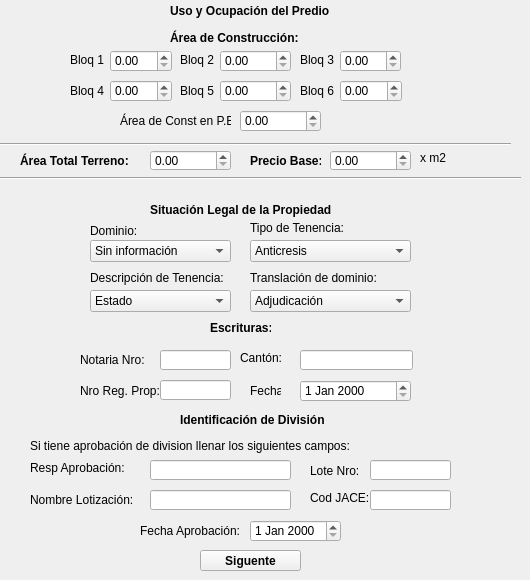
    <widget class="QWidget" name="tab_7">
     <attribute name="title">
      <string>Escr/Infr</string>
     </attribute>
     <widget class="QDoubleSpinBox" name="spnTotalTerreno">
      <property name="geometry">
       <rect>
        <x>150</x>
        <y>150</y>
        <width>81</width>
        <height>21</height>
       </rect>
      </property>
      <property name="maximum">
       <double>999999.000000000000000</double>
      </property>
     </widget>
     <widget class="QLineEdit" name="txtNroNotaria">
      <property name="geometry">
       <rect>
        <x>160</x>
        <y>350</y>
        <width>71</width>
        <height>20</height>
       </rect>
      </property>
      <property name="maxLength">
       <number>45</number>
      </property>
     </widget>
     <widget class="QLabel" name="label_62">
      <property name="geometry">
       <rect>
        <x>80</x>
        <y>380</y>
        <width>81</width>
        <height>21</height>
       </rect>
      </property>
      <property name="font">
       <font>
        <weight>50</weight>
        <bold>false</bold>
       </font>
      </property>
      <property name="text">
       <string>Nro Reg. Prop:</string>
      </property>
     </widget>
     <widget class="QLabel" name="label_49">
      <property name="geometry">
       <rect>
        <x>180</x>
        <y>80</y>
        <width>41</width>
        <height>21</height>
       </rect>
      </property>
      <property name="font">
       <font>
        <weight>50</weight>
        <bold>false</bold>
       </font>
      </property>
      <property name="text">
       <string>Bloq 5</string>
      </property>
     </widget>
     <widget class="QComboBox" name="cboTenencia">
      <property name="geometry">
       <rect>
        <x>250</x>
        <y>240</y>
        <width>161</width>
        <height>22</height>
       </rect>
      </property>
      <item>
       <property name="text">
        <string>Anticresis</string>
       </property>
      </item>
      <item>
       <property name="text">
        <string>Arrendada</string>
       </property>
      </item>
      <item>
       <property name="text">
        <string>Por Servicios</string>
       </property>
      </item>
      <item>
       <property name="text">
        <string>Prestada o Cedida</string>
       </property>
      </item>
      <item>
       <property name="text">
        <string>Propia</string>
       </property>
      </item>
      <item>
       <property name="text">
        <string>Propia y la está pagando</string>
       </property>
      </item>
      <item>
       <property name="text">
        <string>Propia y totalmente pagada</string>
       </property>
      </item>
     </widget>
     <widget class="QLabel" name="label_58">
      <property name="geometry">
       <rect>
        <x>250</x>
        <y>220</y>
        <width>101</width>
        <height>16</height>
       </rect>
      </property>
      <property name="font">
       <font>
        <weight>50</weight>
        <bold>false</bold>
       </font>
      </property>
      <property name="text">
       <string>Tipo de Tenencia:</string>
      </property>
     </widget>
     <widget class="QDateEdit" name="datFecAprob">
      <property name="geometry">
       <rect>
        <x>250</x>
        <y>520</y>
        <width>91</width>
        <height>22</height>
       </rect>
      </property>
     </widget>
     <widget class="QLabel" name="label_60">
      <property name="geometry">
       <rect>
        <x>80</x>
        <y>350</y>
        <width>71</width>
        <height>20</height>
       </rect>
      </property>
      <property name="font">
       <font>
        <weight>50</weight>
        <bold>false</bold>
       </font>
      </property>
      <property name="text">
       <string>Notaria Nro:</string>
      </property>
     </widget>
     <widget class="QLabel" name="label_63">
      <property name="geometry">
       <rect>
        <x>250</x>
        <y>380</y>
        <width>31</width>
        <height>21</height>
       </rect>
      </property>
      <property name="font">
       <font>
        <weight>50</weight>
        <bold>false</bold>
       </font>
      </property>
      <property name="text">
       <string>Fecha:</string>
      </property>
     </widget>
     <widget class="QLabel" name="label_55">
      <property name="geometry">
       <rect>
        <x>90</x>
        <y>220</y>
        <width>51</width>
        <height>21</height>
       </rect>
      </property>
      <property name="font">
       <font>
        <weight>50</weight>
        <bold>false</bold>
       </font>
      </property>
      <property name="text">
       <string>Dominio:</string>
      </property>
     </widget>
     <widget class="QDoubleSpinBox" name="spnBloqUno">
      <property name="geometry">
       <rect>
        <x>110</x>
        <y>50</y>
        <width>62</width>
        <height>22</height>
       </rect>
      </property>
      <property name="maximum">
       <double>999999.000000000000000</double>
      </property>
     </widget>
     <widget class="QLabel" name="label_69">
      <property name="geometry">
       <rect>
        <x>310</x>
        <y>460</y>
        <width>51</width>
        <height>21</height>
       </rect>
      </property>
      <property name="font">
       <font>
        <weight>50</weight>
        <bold>false</bold>
       </font>
      </property>
      <property name="text">
       <string>Lote Nro:</string>
      </property>
     </widget>
     <widget class="QLabel" name="label_59">
      <property name="geometry">
       <rect>
        <x>210</x>
        <y>320</y>
        <width>61</width>
        <height>16</height>
       </rect>
      </property>
      <property name="font">
       <font>
        <weight>75</weight>
        <bold>true</bold>
       </font>
      </property>
      <property name="text">
       <string>Escrituras:</string>
      </property>
     </widget>
     <widget class="QLabel" name="label_45">
      <property name="geometry">
       <rect>
        <x>170</x>
        <y>30</y>
        <width>141</width>
        <height>16</height>
       </rect>
      </property>
      <property name="font">
       <font>
        <weight>75</weight>
        <bold>true</bold>
       </font>
      </property>
      <property name="text">
       <string>Área de Construcción:</string>
      </property>
     </widget>
     <widget class="QComboBox" name="cboDominio">
      <property name="geometry">
       <rect>
        <x>90</x>
        <y>240</y>
        <width>141</width>
        <height>22</height>
       </rect>
      </property>
      <item>
       <property name="text">
        <string>Sin información</string>
       </property>
      </item>
      <item>
       <property name="text">
        <string>Natural</string>
       </property>
      </item>
      <item>
       <property name="text">
        <string>Jurídica Pública</string>
       </property>
      </item>
      <item>
       <property name="text">
        <string>Jurídica Privada</string>
       </property>
      </item>
     </widget>
     <widget class="QDateEdit" name="datFecNotaria">
      <property name="geometry">
       <rect>
        <x>300</x>
        <y>380</y>
        <width>111</width>
        <height>22</height>
       </rect>
      </property>
     </widget>
     <widget class="QLineEdit" name="txtNroLote">
      <property name="geometry">
       <rect>
        <x>370</x>
        <y>460</y>
        <width>81</width>
        <height>20</height>
       </rect>
      </property>
      <property name="maxLength">
       <number>20</number>
      </property>
     </widget>
     <widget class="QLabel" name="label_65">
      <property name="geometry">
       <rect>
        <x>30</x>
        <y>460</y>
        <width>111</width>
        <height>16</height>
       </rect>
      </property>
      <property name="font">
       <font>
        <weight>50</weight>
        <bold>false</bold>
       </font>
      </property>
      <property name="text">
       <string>Resp Aprobación:</string>
      </property>
     </widget>
     <widget class="QComboBox" name="cboTransDominio">
      <property name="geometry">
       <rect>
        <x>250</x>
        <y>290</y>
        <width>161</width>
        <height>22</height>
       </rect>
      </property>
      <item>
       <property name="text">
        <string>Adjudicación</string>
       </property>
      </item>
      <item>
       <property name="text">
        <string>Compra-Venta</string>
       </property>
      </item>
      <item>
       <property name="text">
        <string>Donación</string>
       </property>
      </item>
      <item>
       <property name="text">
        <string>Herencia</string>
       </property>
      </item>
      <item>
       <property name="text">
        <string>Otro</string>
       </property>
      </item>
      <item>
       <property name="text">
        <string>Partición</string>
       </property>
      </item>
      <item>
       <property name="text">
        <string>Permuta</string>
       </property>
      </item>
      <item>
       <property name="text">
        <string>Posesión</string>
       </property>
      </item>
      <item>
       <property name="text">
        <string>Remate</string>
       </property>
      </item>
     </widget>
     <widget class="QLabel" name="label_64">
      <property name="geometry">
       <rect>
        <x>180</x>
        <y>410</y>
        <width>151</width>
        <height>20</height>
       </rect>
      </property>
      <property name="font">
       <font>
        <weight>75</weight>
        <bold>true</bold>
       </font>
      </property>
      <property name="text">
       <string>Identificación de División</string>
      </property>
     </widget>
     <widget class="QDoubleSpinBox" name="spnBloqTres">
      <property name="geometry">
       <rect>
        <x>340</x>
        <y>50</y>
        <width>61</width>
        <height>22</height>
       </rect>
      </property>
      <property name="maximum">
       <double>999999.000000000000000</double>
      </property>
     </widget>
     <widget class="QLineEdit" name="txtCodJace">
      <property name="geometry">
       <rect>
        <x>370</x>
        <y>490</y>
        <width>81</width>
        <height>20</height>
       </rect>
      </property>
     </widget>
     <widget class="QDoubleSpinBox" name="spnBloqCuatro">
      <property name="geometry">
       <rect>
        <x>110</x>
        <y>80</y>
        <width>62</width>
        <height>22</height>
       </rect>
      </property>
      <property name="maximum">
       <double>999999.000000000000000</double>
      </property>
     </widget>
     <widget class="QComboBox" name="cboDescTenencia">
      <property name="geometry">
       <rect>
        <x>90</x>
        <y>290</y>
        <width>141</width>
        <height>22</height>
       </rect>
      </property>
      <item>
       <property name="text">
        <string>Estado</string>
       </property>
      </item>
      <item>
       <property name="text">
        <string>Municipal</string>
       </property>
      </item>
      <item>
       <property name="text">
        <string>C. Provincial</string>
       </property>
      </item>
      <item>
       <property name="text">
        <string>Comuna</string>
       </property>
      </item>
      <item>
       <property name="text">
        <string>Curia</string>
       </property>
      </item>
      <item>
       <property name="text">
        <string>Asociacion</string>
       </property>
      </item>
      <item>
       <property name="text">
        <string>Cooperativa</string>
       </property>
      </item>
      <item>
       <property name="text">
        <string>Compañia</string>
       </property>
      </item>
      <item>
       <property name="text">
        <string>Misiones Religiosas</string>
       </property>
      </item>
      <item>
       <property name="text">
        <string>Particular</string>
       </property>
      </item>
      <item>
       <property name="text">
        <string>Asist. Social</string>
       </property>
      </item>
      <item>
       <property name="text">
        <string>Gob. Extranj</string>
       </property>
      </item>
      <item>
       <property name="text">
        <string>Otros</string>
       </property>
      </item>
     </widget>
     <widget class="QLabel" name="label_54">
      <property name="geometry">
       <rect>
        <x>150</x>
        <y>200</y>
        <width>181</width>
        <height>20</height>
       </rect>
      </property>
      <property name="font">
       <font>
        <weight>75</weight>
        <bold>true</bold>
       </font>
      </property>
      <property name="text">
       <string>Situación Legal de la Propiedad</string>
      </property>
     </widget>
     <widget class="QLabel" name="label_61">
      <property name="geometry">
       <rect>
        <x>240</x>
        <y>350</y>
        <width>41</width>
        <height>16</height>
       </rect>
      </property>
      <property name="font">
       <font>
        <weight>50</weight>
        <bold>false</bold>
       </font>
      </property>
      <property name="text">
       <string>Cantón:</string>
      </property>
     </widget>
     <widget class="QDoubleSpinBox" name="spnBloqDos">
      <property name="geometry">
       <rect>
        <x>220</x>
        <y>50</y>
        <width>71</width>
        <height>22</height>
       </rect>
      </property>
      <property name="maximum">
       <double>999999.000000000000000</double>
      </property>
     </widget>
     <widget class="QLabel" name="label_51">
      <property name="geometry">
       <rect>
        <x>300</x>
        <y>50</y>
        <width>41</width>
        <height>20</height>
       </rect>
      </property>
      <property name="font">
       <font>
        <weight>50</weight>
        <bold>false</bold>
       </font>
      </property>
      <property name="text">
       <string>Bloq 3</string>
      </property>
     </widget>
     <widget class="QDoubleSpinBox" name="spnBloqCinco">
      <property name="geometry">
       <rect>
        <x>220</x>
        <y>80</y>
        <width>71</width>
        <height>22</height>
       </rect>
      </property>
      <property name="maximum">
       <double>999999.000000000000000</double>
      </property>
     </widget>
     <widget class="QLabel" name="label_46">
      <property name="geometry">
       <rect>
        <x>70</x>
        <y>50</y>
        <width>41</width>
        <height>20</height>
       </rect>
      </property>
      <property name="font">
       <font>
        <weight>50</weight>
        <bold>false</bold>
       </font>
      </property>
      <property name="text">
       <string>Bloq 1</string>
      </property>
     </widget>
     <widget class="QLineEdit" name="txtCanNotaria">
      <property name="geometry">
       <rect>
        <x>300</x>
        <y>350</y>
        <width>113</width>
        <height>20</height>
       </rect>
      </property>
      <property name="maxLength">
       <number>45</number>
      </property>
     </widget>
     <widget class="QLabel" name="label_57">
      <property name="geometry">
       <rect>
        <x>250</x>
        <y>270</y>
        <width>141</width>
        <height>16</height>
       </rect>
      </property>
      <property name="font">
       <font>
        <weight>50</weight>
        <bold>false</bold>
       </font>
      </property>
      <property name="text">
       <string>Translación de dominio:</string>
      </property>
     </widget>
     <widget class="QDoubleSpinBox" name="spnBloqSeis">
      <property name="geometry">
       <rect>
        <x>340</x>
        <y>80</y>
        <width>62</width>
        <height>22</height>
       </rect>
      </property>
      <property name="maximum">
       <double>999999.000000000000000</double>
      </property>
     </widget>
     <widget class="QLabel" name="label_47">
      <property name="geometry">
       <rect>
        <x>180</x>
        <y>50</y>
        <width>41</width>
        <height>20</height>
       </rect>
      </property>
      <property name="font">
       <font>
        <weight>50</weight>
        <bold>false</bold>
       </font>
      </property>
      <property name="text">
       <string>Bloq 2</string>
      </property>
     </widget>
     <widget class="QLabel" name="label_66">
      <property name="geometry">
       <rect>
        <x>310</x>
        <y>490</y>
        <width>61</width>
        <height>16</height>
       </rect>
      </property>
      <property name="font">
       <font>
        <weight>50</weight>
        <bold>false</bold>
       </font>
      </property>
      <property name="text">
       <string>Cod JACE:</string>
      </property>
     </widget>
     <widget class="QLabel" name="label_48">
      <property name="geometry">
       <rect>
        <x>70</x>
        <y>80</y>
        <width>41</width>
        <height>21</height>
       </rect>
      </property>
      <property name="font">
       <font>
        <weight>50</weight>
        <bold>false</bold>
       </font>
      </property>
      <property name="text">
       <string>Bloq 4</string>
      </property>
     </widget>
     <widget class="QLineEdit" name="txtResDiv">
      <property name="geometry">
       <rect>
        <x>150</x>
        <y>460</y>
        <width>141</width>
        <height>20</height>
       </rect>
      </property>
      <property name="maxLength">
       <number>45</number>
      </property>
     </widget>
     <widget class="QDoubleSpinBox" name="spnAreaFrente">
      <property name="geometry">
       <rect>
        <x>240</x>
        <y>110</y>
        <width>81</width>
        <height>22</height>
       </rect>
      </property>
      <property name="maximum">
       <double>999999.000000000000000</double>
      </property>
     </widget>
     <widget class="QLabel" name="label_52">
      <property name="geometry">
       <rect>
        <x>20</x>
        <y>150</y>
        <width>111</width>
        <height>21</height>
       </rect>
      </property>
      <property name="font">
       <font>
        <weight>75</weight>
        <bold>true</bold>
       </font>
      </property>
      <property name="text">
       <string>Área Total Terreno:</string>
      </property>
     </widget>
     <widget class="QLabel" name="label_56">
      <property name="geometry">
       <rect>
        <x>90</x>
        <y>270</y>
        <width>141</width>
        <height>16</height>
       </rect>
      </property>
      <property name="font">
       <font>
        <weight>50</weight>
        <bold>false</bold>
       </font>
      </property>
      <property name="text">
       <string>Descripción de Tenencia:</string>
      </property>
     </widget>
     <widget class="QLabel" name="label_68">
      <property name="geometry">
       <rect>
        <x>30</x>
        <y>490</y>
        <width>111</width>
        <height>20</height>
       </rect>
      </property>
      <property name="font">
       <font>
        <weight>50</weight>
        <bold>false</bold>
       </font>
      </property>
      <property name="text">
       <string>Nombre Lotización:</string>
      </property>
     </widget>
     <widget class="QLabel" name="label_53">
      <property name="geometry">
       <rect>
        <x>120</x>
        <y>110</y>
        <width>111</width>
        <height>21</height>
       </rect>
      </property>
      <property name="font">
       <font>
        <weight>50</weight>
        <bold>false</bold>
       </font>
      </property>
      <property name="text">
       <string>Área de Const en P.B</string>
      </property>
     </widget>
     <widget class="QLineEdit" name="txtNomLote">
      <property name="geometry">
       <rect>
        <x>150</x>
        <y>490</y>
        <width>141</width>
        <height>20</height>
       </rect>
      </property>
      <property name="maxLength">
       <number>45</number>
      </property>
     </widget>
     <widget class="QLabel" name="label_70">
      <property name="geometry">
       <rect>
        <x>30</x>
        <y>435</y>
        <width>361</width>
        <height>21</height>
       </rect>
      </property>
      <property name="font">
       <font>
        <weight>50</weight>
        <bold>false</bold>
       </font>
      </property>
      <property name="text">
       <string>Si tiene aprobación de division llenar los siguientes campos:</string>
      </property>
     </widget>
     <widget class="QLabel" name="label_67">
      <property name="geometry">
       <rect>
        <x>140</x>
        <y>520</y>
        <width>111</width>
        <height>21</height>
       </rect>
      </property>
      <property name="font">
       <font>
        <weight>50</weight>
        <bold>false</bold>
       </font>
      </property>
      <property name="text">
       <string>Fecha Aprobación:</string>
      </property>
     </widget>
     <widget class="QLineEdit" name="txtNroRegPro">
      <property name="geometry">
       <rect>
        <x>160</x>
        <y>380</y>
        <width>71</width>
        <height>20</height>
       </rect>
      </property>
      <property name="maxLength">
       <number>45</number>
      </property>
     </widget>
     <widget class="QLabel" name="label_50">
      <property name="geometry">
       <rect>
        <x>300</x>
        <y>80</y>
        <width>41</width>
        <height>21</height>
       </rect>
      </property>
      <property name="font">
       <font>
        <weight>50</weight>
        <bold>false</bold>
       </font>
      </property>
      <property name="text">
       <string>Bloq 6</string>
      </property>
     </widget>
     <widget class="QLabel" name="label_118">
      <property name="geometry">
       <rect>
        <x>170</x>
        <y>0</y>
        <width>161</width>
        <height>21</height>
       </rect>
      </property>
      <property name="font">
       <font>
        <weight>75</weight>
        <bold>true</bold>
       </font>
      </property>
      <property name="text">
       <string>Uso y Ocupación del Predio</string>
      </property>
     </widget>
     <widget class="QPushButton" name="btnSiguiente_3">
      <property name="geometry">
       <rect>
        <x>200</x>
        <y>550</y>
        <width>101</width>
        <height>21</height>
       </rect>
      </property>
      <property name="font">
       <font>
        <weight>75</weight>
        <bold>true</bold>
       </font>
      </property>
      <property name="text">
       <string>Siguente</string>
      </property>
     </widget>
     <widget class="QLabel" name="label_112">
      <property name="geometry">
       <rect>
        <x>250</x>
        <y>150</y>
        <width>71</width>
        <height>21</height>
       </rect>
      </property>
      <property name="font">
       <font>
        <weight>75</weight>
        <bold>true</bold>
       </font>
      </property>
      <property name="text">
       <string>Precio Base:</string>
      </property>
     </widget>
     <widget class="QDoubleSpinBox" name="spnPrecio">
      <property name="geometry">
       <rect>
        <x>330</x>
        <y>150</y>
        <width>81</width>
        <height>21</height>
       </rect>
      </property>
      <property name="maximum">
       <double>999999.000000000000000</double>
      </property>
     </widget>
     <widget class="QLabel" name="label_135">
      <property name="geometry">
       <rect>
        <x>420</x>
        <y>150</y>
        <width>46</width>
        <height>16</height>
       </rect>
      </property>
      <property name="text">
       <string>x m2</string>
      </property>
     </widget>
     <widget class="Line" name="line">
      <property name="geometry">
       <rect>
        <x>0</x>
        <y>136</y>
        <width>511</width>
        <height>16</height>
       </rect>
      </property>
      <property name="orientation">
       <enum>Qt::Horizontal</enum>
      </property>
     </widget>
     <widget class="Line" name="line_2">
      <property name="geometry">
       <rect>
        <x>0</x>
        <y>170</y>
        <width>521</width>
        <height>16</height>
       </rect>
      </property>
      <property name="orientation">
       <enum>Qt::Horizontal</enum>
      </property>
     </widget>
    </widget>
